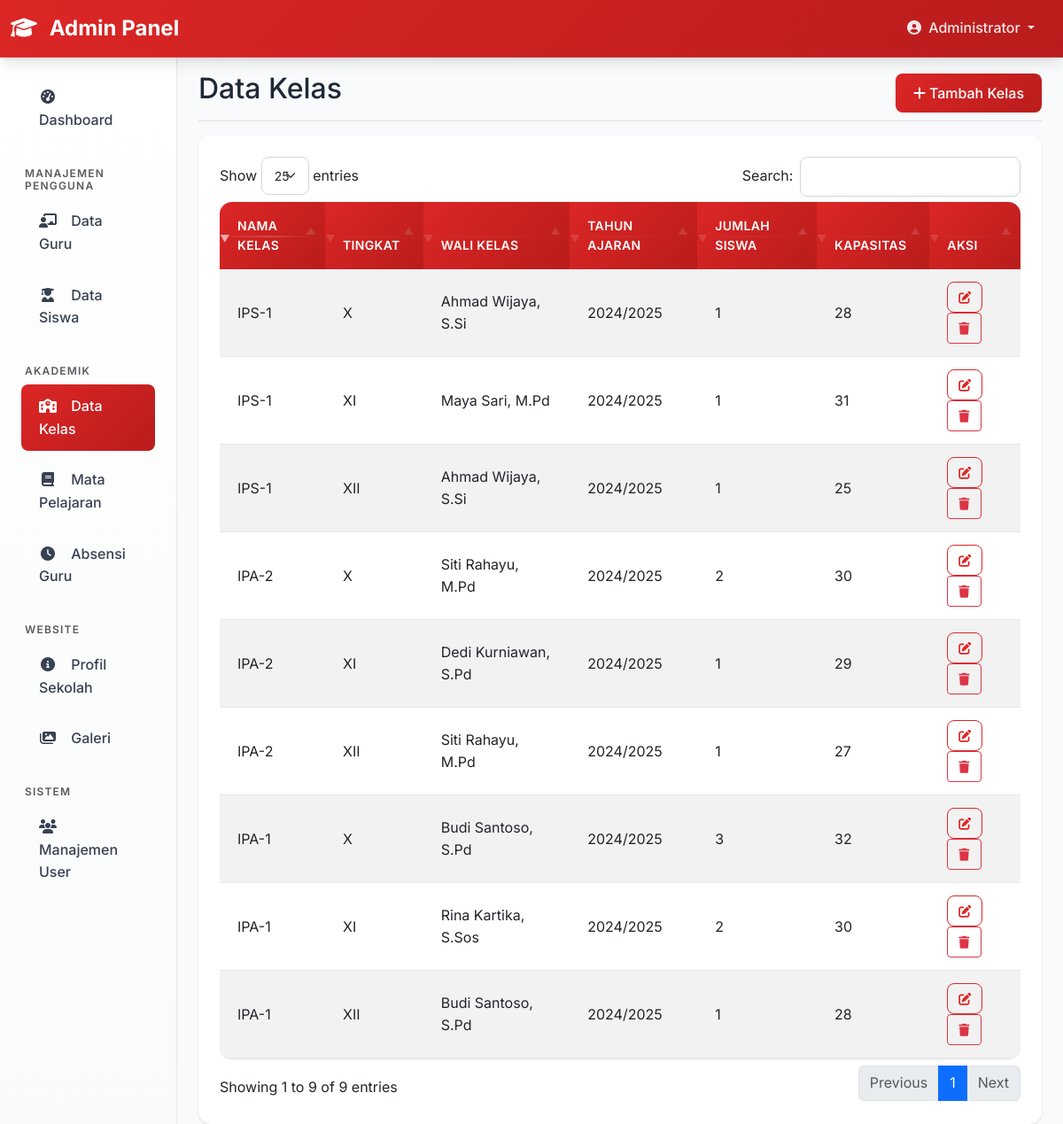
The page /admin/classes.php (signed in) on the database its author committed.
### tables this page shows
CREATE TABLE IF NOT EXISTS classes (
    id INT AUTO_INCREMENT PRIMARY KEY,
    class_name VARCHAR(50) NOT NULL,
    class_level VARCHAR(20) NOT NULL,
    teacher_id INT,
    academic_year VARCHAR(10) NOT NULL,
    capacity INT DEFAULT 30,
    created_at TIMESTAMP DEFAULT CURRENT_TIMESTAMP,
    FOREIGN KEY (teacher_id) REFERENCES teachers(id) ON DELETE SET NULL
);

### admin/classes.php (the view, shortened to what this page needs)
<?php
require_once '../config/database.php';
$action = $_GET['action'] ?? 'list';
if ($action === 'list') {
    try {
        $stmt = $pdo->query("
            SELECT c.*, u.full_name as teacher_name,
                   (SELECT COUNT(*) FROM students WHERE class_id = c.id AND status = 'active') as student_count
            FROM classes c
            LEFT JOIN teachers t ON c.teacher_id = t.id
            LEFT JOIN users u ON t.user_id = u.id
            ORDER BY c.class_level, c.class_name
        ");
        $classes = $stmt->fetchAll();
    } catch(PDOException $e) {
        $classes = [];
        $error = 'Gagal mengambil data kelas';
    }
}
include 'includes/header.php';
?>
<div class="container-fluid">
    <div class="row">
        <?php include 'includes/sidebar.php'; ?>
        <main class="col-md-9 ms-sm-auto col-lg-10 px-md-4">
            <div class="d-flex justify-content-between flex-wrap flex-md-nowrap align-items-center pt-3 pb-2 mb-3 border-bottom">
                <h1 class="h2">
                    <?php if ($action === 'add'): ?>
                        Tambah Kelas
                    <?php elseif ($action === 'edit'): ?>
                        Edit Kelas
                    <?php else: ?>
                        Data Kelas
                    <?php endif; ?>
                </h1>
                <?php if ($action === 'list'): ?>
                <div class="btn-toolbar mb-2 mb-md-0">
                    <a href="?action=add" class="btn btn-primary">
                        <i class="fas fa-plus me-1"></i>Tambah Kelas
                    </a>
                </div>
                <?php endif; ?>
            </div>
            <?php if ($action === 'list'): ?>
                <div class="card">
                    <div class="card-body">
                        <div class="table-responsive">
                            <table class="table table-striped datatable">
                                <thead>
                                    <tr>
                                        <th>Nama Kelas</th>
                                        <th>Tingkat</th>
                                        <th>Wali Kelas</th>
                                        <th>Tahun Ajaran</th>
                                        <th>Jumlah Siswa</th>
                                        <th>Kapasitas</th>
                                        <th>Aksi</th>
                                    </tr>
                                </thead>
                                <tbody>
                                    <?php foreach($classes as $cls): ?>
                                    <tr>
                                        <td><?= htmlspecialchars($cls['class_name']) ?></td>
                                        <td><?= htmlspecialchars($cls['class_level']) ?></td>
                                        <td><?= $cls['teacher_name'] ? htmlspecialchars($cls['teacher_name']) : '-' ?></td>
                                        <td><?= htmlspecialchars($cls['academic_year']) ?></td>
                                        <td><?= $cls['student_count'] ?></td>
                                        <td><?= $cls['capacity'] ?></td>
                                        <td>
                                            <a href="?action=edit&id=<?= $cls['id'] ?>" class="btn btn-sm btn-outline-primary">
                                                <i class="fas fa-edit"></i>
                                            </a>
                                            <a href="?action=delete&id=<?= $cls['id'] ?>" class="btn btn-sm btn-outline-danger btn-delete">
                                                <i class="fas fa-trash"></i>
                                            </a>
                                        </td>
                                    </tr>
                                    <?php endforeach; ?>
                                </tbody>
                            </table>
                        </div>
                    </div>
                </div>
            <?php endif; ?>
        </main>
    </div>
</div>
<?php include 'includes/footer.php'; ?>

### assets/css/style.css (style rules this page uses)
:root { --primary-red: #dc2626; --primary-red-dark: #b91c1c; --primary-red-light: #fef2f2; --primary-red-hover: #ef4444; --white: #ffffff; --gray-50: #f9fafb; --gray-100: #f3f4f6; --gray-200: #e5e7eb; --gray-300: #d1d5db; --gray-400: #9ca3af; --gray-500: #6b7280; --gray-600: #4b5563; --gray-700: #374151; --gray-800: #1f2937; --gray-900: #111827; --shadow-sm: 0 1px 2px 0 rgb(0 0 0 / 0.05); --shadow: 0 1px 3px 0 rgb(0 0 0 / 0.1), 0 1px 2px -1px rgb(0 0 0 / 0.1); --shadow-md: 0 4px 6px -1px rgb(0 0 0 / 0.1), 0 2px 4px -2px rgb(0 0 0 / 0.1); --shadow-lg: 0 10px 15px -3px rgb(0 0 0 / 0.1), 0 4px 6px -4px rgb(0 0 0 / 0.1); --shadow-xl: 0 20px 25px -5px rgb(0 0 0 / 0.1), 0 10px 10px -5px rgb(0 0 0 / 0.04); --gradient-primary: linear-gradient(135deg, var(--primary-red) 0%, var(--primary-red-dark) 100%); --gradient-primary-hover: linear-gradient(135deg, var(--primary-red-hover) 0%, var(--primary-red) 100%); }
body { font-family: 'Inter', -apple-system, BlinkMacSystemFont, 'Segoe UI', Roboto, sans-serif; background-color: var(--gray-50); color: var(--gray-800); line-height: 1.6; }
.card { border: none; border-radius: 0.875rem; box-shadow: var(--shadow); background-color: var(--white); transition: all 0.3s cubic-bezier(0.4, 0, 0.2, 1); position: relative; overflow: hidden; }
.card::before { content: ''; position: absolute; top: 0; left: 0; right: 0; height: 3px; background: var(--gradient-primary); opacity: 0; transition: opacity 0.3s ease; }
.card-body { padding: 1.5rem; }
.btn-primary { background: var(--gradient-primary); border: none; border-radius: 0.5rem; font-weight: 500; padding: 0.625rem 1.25rem; transition: all 0.3s cubic-bezier(0.4, 0, 0.2, 1); box-shadow: var(--shadow-sm); position: relative; overflow: hidden; }
.btn-primary::before { content: ''; position: absolute; top: 0; left: -100%; width: 100%; height: 100%; background: linear-gradient(90deg, transparent, rgba(255,255,255,0.2), transparent); transition: left 0.5s ease; }
.btn-outline-primary { color: var(--primary-red); border-color: var(--primary-red); border-radius: 0.5rem; font-weight: 500; transition: all 0.3s ease; }
.btn-sm { padding: 0.375rem 0.75rem; font-size: 0.875rem; }
.table { background-color: var(--white); border-radius: 0.875rem; overflow: hidden; box-shadow: var(--shadow); }
.table thead th { background: var(--gradient-primary); color: white; border: none; font-weight: 600; padding: 1rem 1.25rem; font-size: 0.875rem; text-transform: uppercase; letter-spacing: 0.025em; position: relative; }
.table thead th::after { content: ''; position: absolute; bottom: 0; left: 0; right: 0; height: 2px; background: linear-gradient(90deg, transparent, rgba(255,255,255,0.3), transparent); }
.table tbody td { padding: 0.875rem 1.25rem; border-bottom: 1px solid var(--gray-200); vertical-align: middle; transition: all 0.3s ease; }
.table tbody tr { transition: all 0.3s ease; }

### rows shown on the page
classes: class_name "IPA-1", class_level "X", teacher_name "Budi Santoso, S.Pd", academic_year "2024/2025", student_count "3", capacity "32"
classes: class_name "IPA-2", class_level "X", teacher_name "Siti Rahayu, M.Pd", academic_year "2024/2025", student_count "2", capacity "30"
classes: class_name "IPS-1", class_level "X", teacher_name "Ahmad Wijaya, S.Si", academic_year "2024/2025", student_count "1", capacity "28"
classes: class_name "IPA-1", class_level "XI", teacher_name "Rina Kartika, S.Sos", academic_year "2024/2025", student_count "2", capacity "30"
classes: class_name "IPA-2", class_level "XI", teacher_name "Dedi Kurniawan, S.Pd", academic_year "2024/2025", student_count "1", capacity "29"
classes: class_name "IPS-1", class_level "XI", teacher_name "Maya Sari, M.Pd", academic_year "2024/2025", student_count "1", capacity "31"
classes: class_name "IPA-1", class_level "XII", teacher_name "Budi Santoso, S.Pd", academic_year "2024/2025", student_count "1", capacity "28"
classes: class_name "IPA-2", class_level "XII", teacher_name "Siti Rahayu, M.Pd", academic_year "2024/2025", student_count "1", capacity "27"
classes: class_name "IPS-1", class_level "XII", teacher_name "Ahmad Wijaya, S.Si", academic_year "2024/2025", student_count "1", capacity "25"

### other values the page prints
$_SESSION['full_name'] "Administrator"
